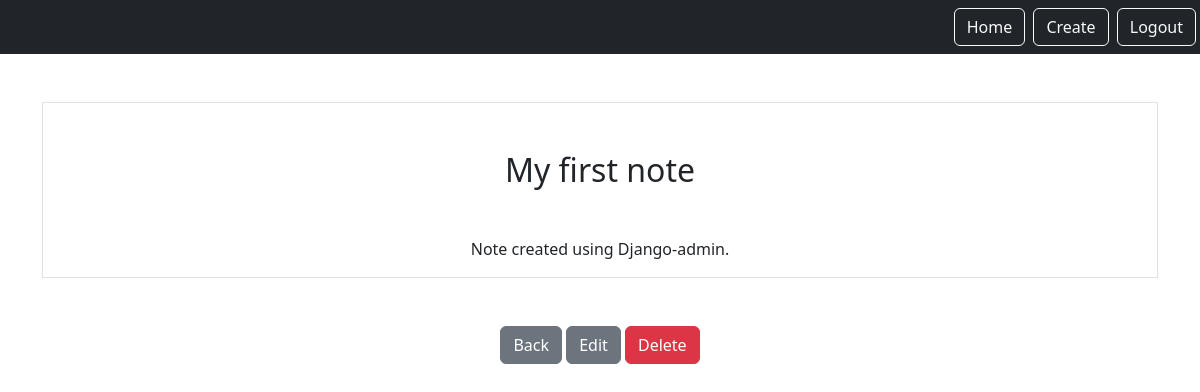
Before: /smart/notes/1 (signed in) with the older database file.
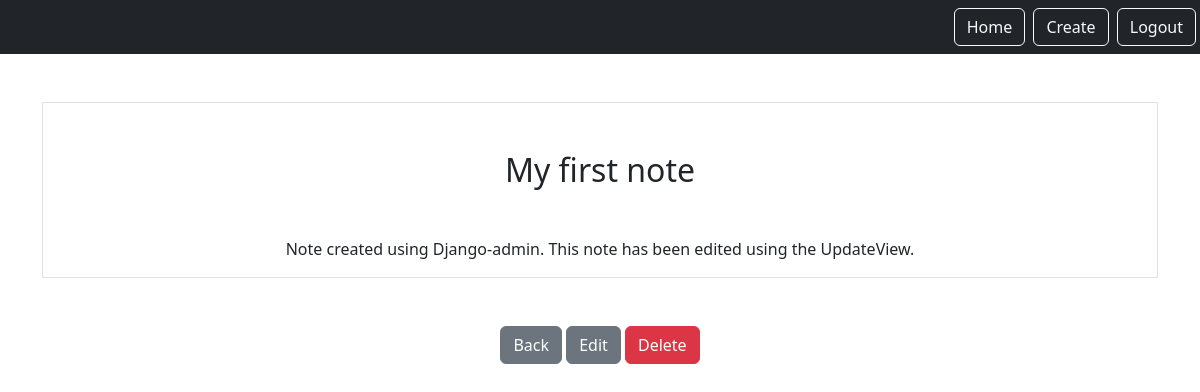
After: the same page with the newer database file.
### notes/models.py (models this page shows)
class Notes(models.Model):
    title = models.CharField(max_length=200)
    text = models.TextField()
    created = models.DateTimeField(auto_now_add=True)
    user = models.ForeignKey(User, on_delete=models.CASCADE, related_name="notes")

### notes/views.py (the view)
# urls.py: path('notes/<int:pk>', views.NotesDetailView.as_view(), name="notes.detail"),
class NotesDetailView(LoginRequiredMixin, DetailView):
    model = Notes
    context_object_name = "note"
    login_url = "/login"

### notes/templates/notes/notes_detail.html
{% extends 'base.html' %}
{% block content %}
<div class="border round">
    <h2 class="my-5">{{note.title}}</h2>
    <p>{{note.text}}</p>
</div>
<a href="{% url 'notes.list' %}" class="btn btn-secondary my-5">Back</a>
<a href="{% url 'notes.update' pk=note.id%}" class="btn btn-secondary my-5">Edit</a>
<a href="{% url 'notes.delete' pk=note.id%}" class="btn btn-danger my-5">Delete</a>
{% endblock %}

Changed rows visible on the page:
changed Notes "My first note": text "Note created using Django-admin." → "Note created using Django-admin. This note has been edited using the UpdateView."
